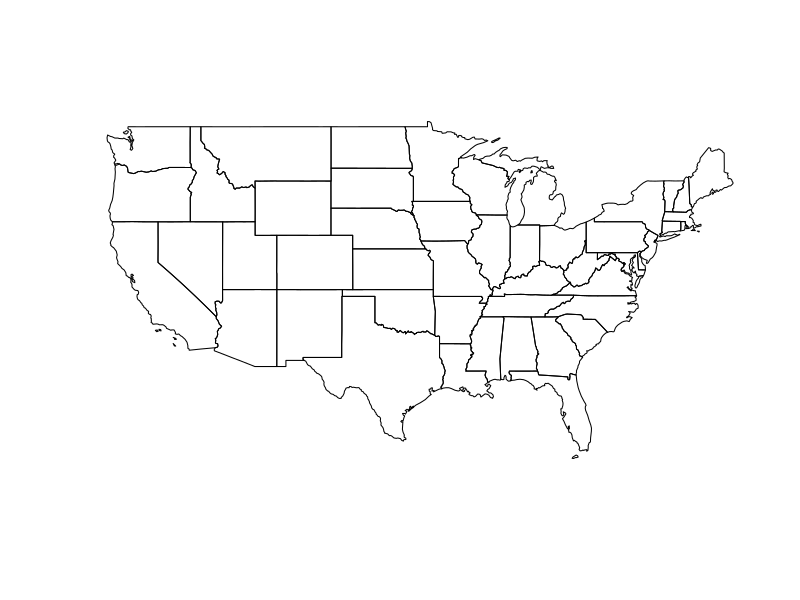
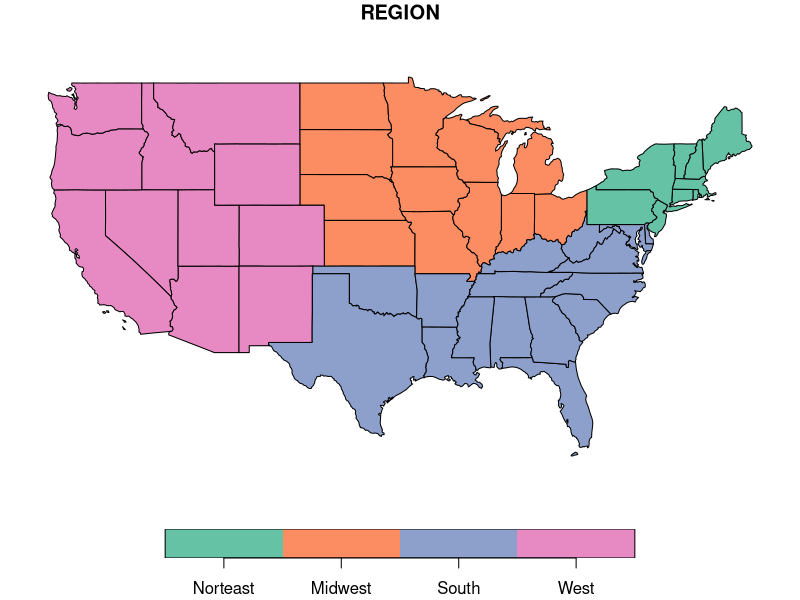
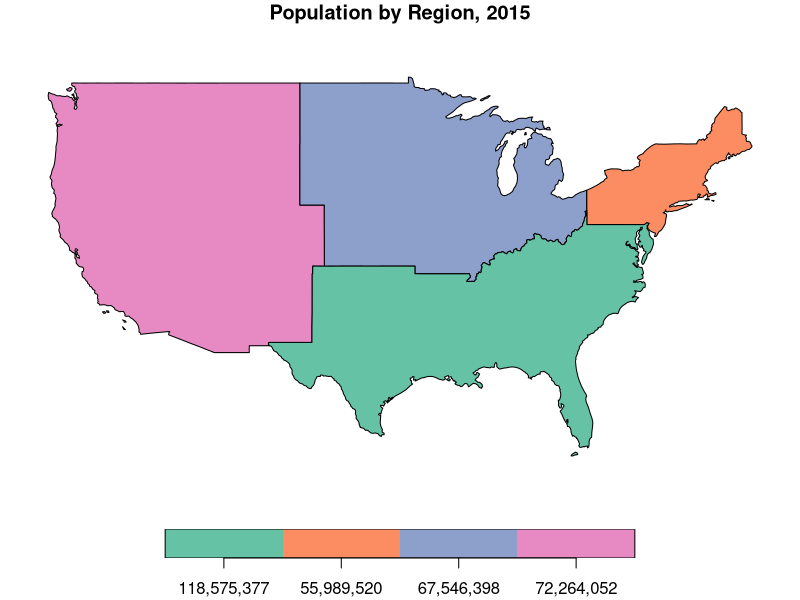
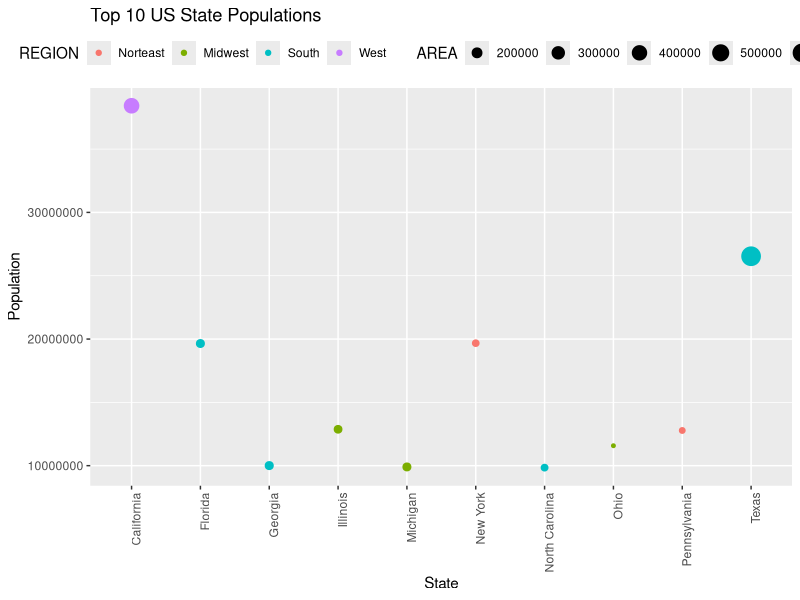
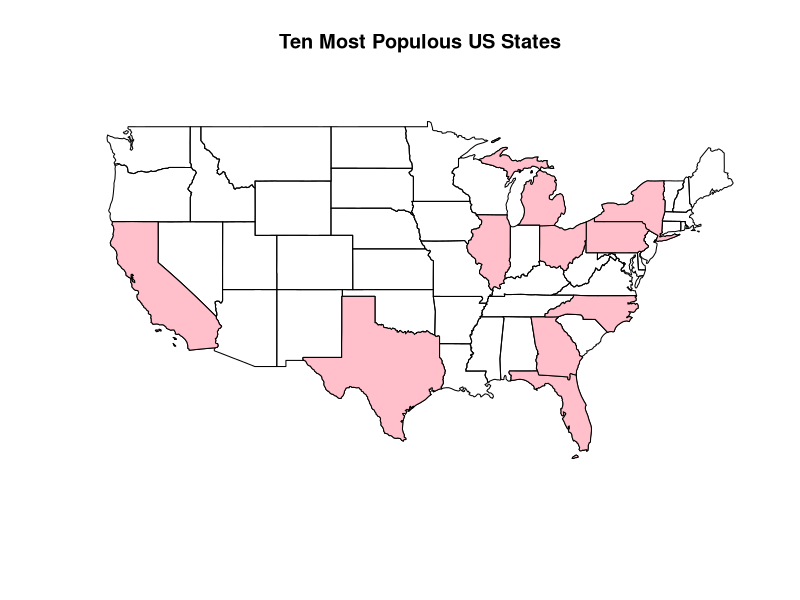

Generate these figures, in order, with R:
## ---- chunk 1
knitr::opts_chunk$set(echo = TRUE)

library(sf)
library(spData)
library(raster)
library(tidyverse)
library(RColorBrewer)
library(knitr)
library(scales)

## ---- chunk 2

names(us_states)

plot(us_states["geometry"])

## ---- chunk 3

# Exploratory plot of regions
plot(us_states["REGION"])

# Summarize population by region and create table
region_pop <- us_states %>%
  rename(region = REGION) %>%
  group_by(region) %>%
  summarize(pop_2015 = comma(sum(total_pop_15)), n_states = n()) %>%
  arrange(desc(pop_2015)) %>%
  st_drop_geometry()

kable(region_pop)

# Keep geometry
region_pop_geom <- us_states %>%
  rename(region = REGION) %>%
  group_by(region) %>%
  summarize(pop_2015 = comma(sum(total_pop_15)), n_states = n()) %>%
  arrange(desc(pop_2015))

# Plot population by region
plot(region_pop_geom["pop_2015"], main = "Population by Region, 2015")


## ---- chunk 4

top10 <- us_states %>% 
  select(NAME, AREA, REGION, total_pop_15) %>% 
  arrange(desc(total_pop_15)) %>% 
  slice(1:10)

top10$AREA <- as.numeric(top10$AREA)

options(scipen = 999)

p <- ggplot(data = top10, aes(x = NAME, y = total_pop_15, size = AREA, color = REGION)) +
  geom_point() + 
  labs(title = "Top 10 US State Populations", x = "State", y = "Population") +
  theme(legend.position = "top")

p + theme(axis.text.x = element_text(angle = 90, hjust = 1))

## ---- chunk 5

plot(st_geometry(us_states), main = "Ten Most Populous US States")
us_states %>% 
  select(total_pop_15) %>% 
  arrange(desc(total_pop_15)) %>% 
  slice(1:10) %>%
  plot(add = TRUE, col = 'pink')
